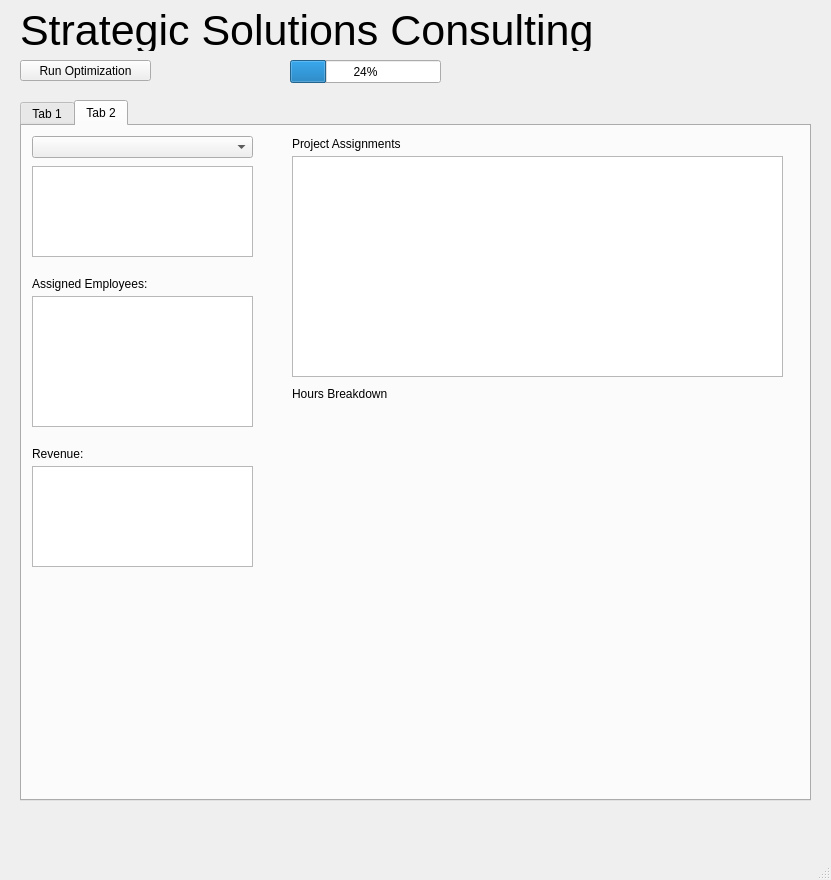
<?xml version="1.0" encoding="UTF-8"?>
<ui version="4.0">
 <class>MainWindow</class>
 <widget class="QMainWindow" name="MainWindow">
  <property name="geometry">
   <rect>
    <x>0</x>
    <y>0</y>
    <width>831</width>
    <height>880</height>
   </rect>
  </property>
  <property name="windowTitle">
   <string>MainWindow</string>
  </property>
  <widget class="QWidget" name="centralwidget">
   <widget class="QTabWidget" name="tabWidget">
    <property name="geometry">
     <rect>
      <x>20</x>
      <y>100</y>
      <width>791</width>
      <height>701</height>
     </rect>
    </property>
    <property name="currentIndex">
     <number>1</number>
    </property>
    <widget class="QWidget" name="tabEmployees">
     <attribute name="title">
      <string>Tab 1</string>
     </attribute>
     <widget class="QComboBox" name="cbEmployees">
      <property name="geometry">
       <rect>
        <x>10</x>
        <y>10</y>
        <width>221</width>
        <height>22</height>
       </rect>
      </property>
     </widget>
     <widget class="QTextEdit" name="textEmployee">
      <property name="geometry">
       <rect>
        <x>10</x>
        <y>40</y>
        <width>221</width>
        <height>91</height>
       </rect>
      </property>
     </widget>
     <widget class="QWidget" name="wBar" native="true">
      <property name="geometry">
       <rect>
        <x>270</x>
        <y>30</y>
        <width>461</width>
        <height>291</height>
       </rect>
      </property>
     </widget>
     <widget class="QWidget" name="wPie" native="true">
      <property name="geometry">
       <rect>
        <x>270</x>
        <y>350</y>
        <width>461</width>
        <height>291</height>
       </rect>
      </property>
     </widget>
     <widget class="QTextEdit" name="textAssignedProjects">
      <property name="geometry">
       <rect>
        <x>10</x>
        <y>170</y>
        <width>221</width>
        <height>131</height>
       </rect>
      </property>
     </widget>
     <widget class="QLabel" name="lblAssignedProjects">
      <property name="geometry">
       <rect>
        <x>10</x>
        <y>150</y>
        <width>221</width>
        <height>16</height>
       </rect>
      </property>
      <property name="text">
       <string>Assigned Projects:</string>
      </property>
     </widget>
     <widget class="QLabel" name="lblBarTitle">
      <property name="geometry">
       <rect>
        <x>270</x>
        <y>10</y>
        <width>211</width>
        <height>16</height>
       </rect>
      </property>
      <property name="text">
       <string>Weekly Work Breakdown</string>
      </property>
     </widget>
     <widget class="QLabel" name="lblPieTitle">
      <property name="geometry">
       <rect>
        <x>270</x>
        <y>330</y>
        <width>171</width>
        <height>16</height>
       </rect>
      </property>
      <property name="text">
       <string>Project Billing Summary</string>
      </property>
     </widget>
    </widget>
    <widget class="QWidget" name="tabProjects">
     <attribute name="title">
      <string>Tab 2</string>
     </attribute>
     <widget class="QComboBox" name="cbProjects">
      <property name="geometry">
       <rect>
        <x>10</x>
        <y>10</y>
        <width>221</width>
        <height>22</height>
       </rect>
      </property>
     </widget>
     <widget class="QTextEdit" name="textProjectDetails">
      <property name="geometry">
       <rect>
        <x>10</x>
        <y>40</y>
        <width>221</width>
        <height>91</height>
       </rect>
      </property>
     </widget>
     <widget class="QWidget" name="wHoursBreakdown" native="true">
      <property name="geometry">
       <rect>
        <x>270</x>
        <y>290</y>
        <width>481</width>
        <height>291</height>
       </rect>
      </property>
     </widget>
     <widget class="QTextEdit" name="textAssignedEmployees">
      <property name="geometry">
       <rect>
        <x>10</x>
        <y>170</y>
        <width>221</width>
        <height>131</height>
       </rect>
      </property>
     </widget>
     <widget class="QLabel" name="lblAssignedEmployees">
      <property name="geometry">
       <rect>
        <x>10</x>
        <y>150</y>
        <width>221</width>
        <height>16</height>
       </rect>
      </property>
      <property name="text">
       <string>Assigned Employees:</string>
      </property>
     </widget>
     <widget class="QLabel" name="lblProjectAssignments">
      <property name="geometry">
       <rect>
        <x>270</x>
        <y>10</y>
        <width>181</width>
        <height>16</height>
       </rect>
      </property>
      <property name="text">
       <string>Project Assignments</string>
      </property>
     </widget>
     <widget class="QLabel" name="lblCostBreakdown">
      <property name="geometry">
       <rect>
        <x>10</x>
        <y>320</y>
        <width>121</width>
        <height>16</height>
       </rect>
      </property>
      <property name="text">
       <string>Revenue:</string>
      </property>
     </widget>
     <widget class="QTextEdit" name="textCostBreakdown">
      <property name="geometry">
       <rect>
        <x>10</x>
        <y>340</y>
        <width>221</width>
        <height>101</height>
       </rect>
      </property>
     </widget>
     <widget class="QLabel" name="label">
      <property name="geometry">
       <rect>
        <x>270</x>
        <y>260</y>
        <width>151</width>
        <height>16</height>
       </rect>
      </property>
      <property name="text">
       <string>Hours Breakdown</string>
      </property>
     </widget>
     <widget class="QTextEdit" name="textFinalProjects">
      <property name="geometry">
       <rect>
        <x>270</x>
        <y>30</y>
        <width>491</width>
        <height>221</height>
       </rect>
      </property>
     </widget>
    </widget>
   </widget>
   <widget class="QLabel" name="lblGraphTitle">
    <property name="geometry">
     <rect>
      <x>20</x>
      <y>10</y>
      <width>671</width>
      <height>41</height>
     </rect>
    </property>
    <property name="font">
     <font>
      <pointsize>32</pointsize>
     </font>
    </property>
    <property name="text">
     <string>Strategic Solutions Consulting</string>
    </property>
   </widget>
   <widget class="QPushButton" name="btnOptimize">
    <property name="geometry">
     <rect>
      <x>20</x>
      <y>60</y>
      <width>131</width>
      <height>21</height>
     </rect>
    </property>
    <property name="text">
     <string>Run Optimization</string>
    </property>
   </widget>
   <widget class="QProgressBar" name="progressBar">
    <property name="geometry">
     <rect>
      <x>290</x>
      <y>60</y>
      <width>151</width>
      <height>23</height>
     </rect>
    </property>
    <property name="value">
     <number>24</number>
    </property>
   </widget>
  </widget>
  <widget class="QMenuBar" name="menubar">
   <property name="geometry">
    <rect>
     <x>0</x>
     <y>0</y>
     <width>831</width>
     <height>18</height>
    </rect>
   </property>
  </widget>
  <widget class="QStatusBar" name="statusbar"/>
 </widget>
 <resources/>
 <connections/>
</ui>
